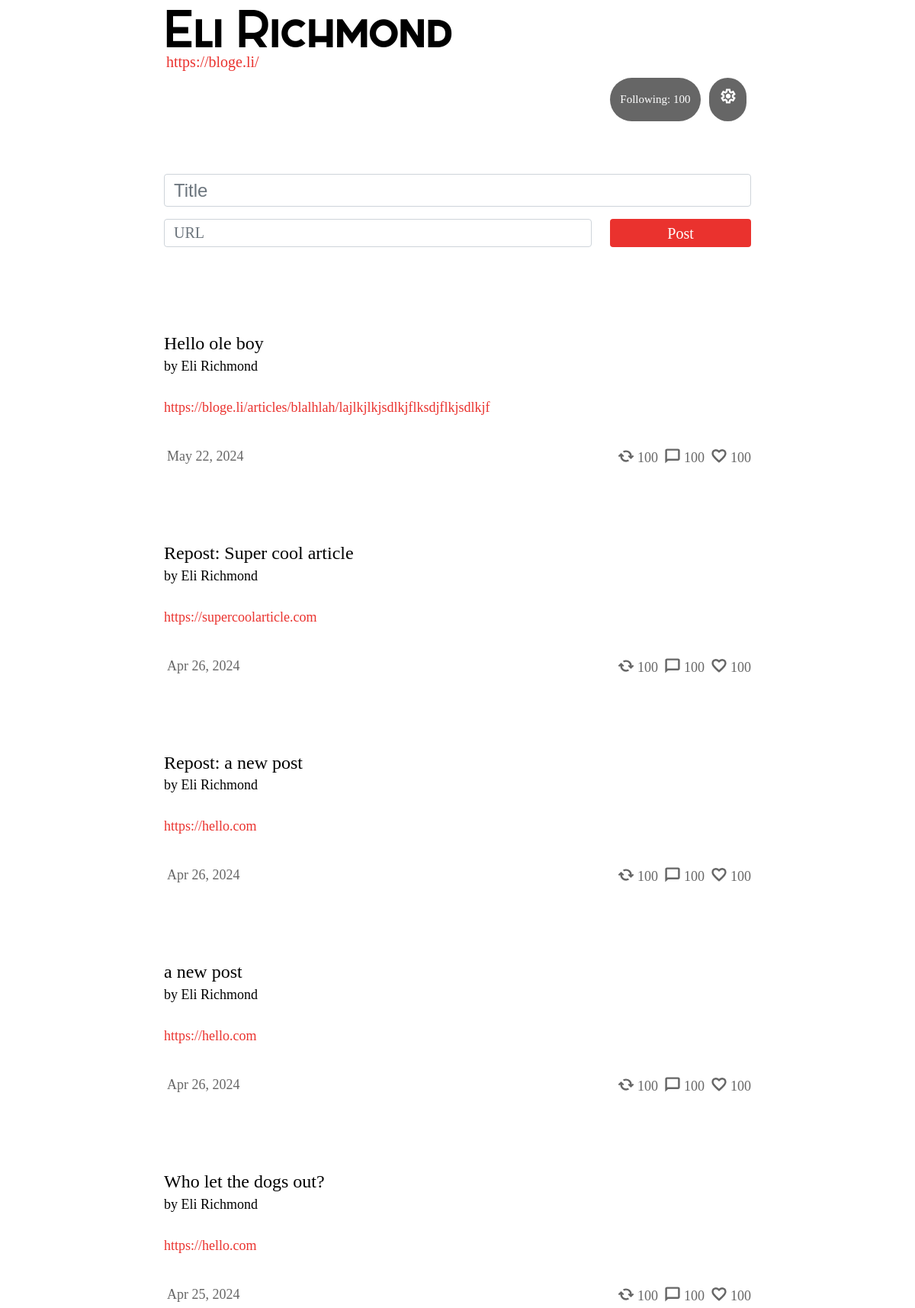
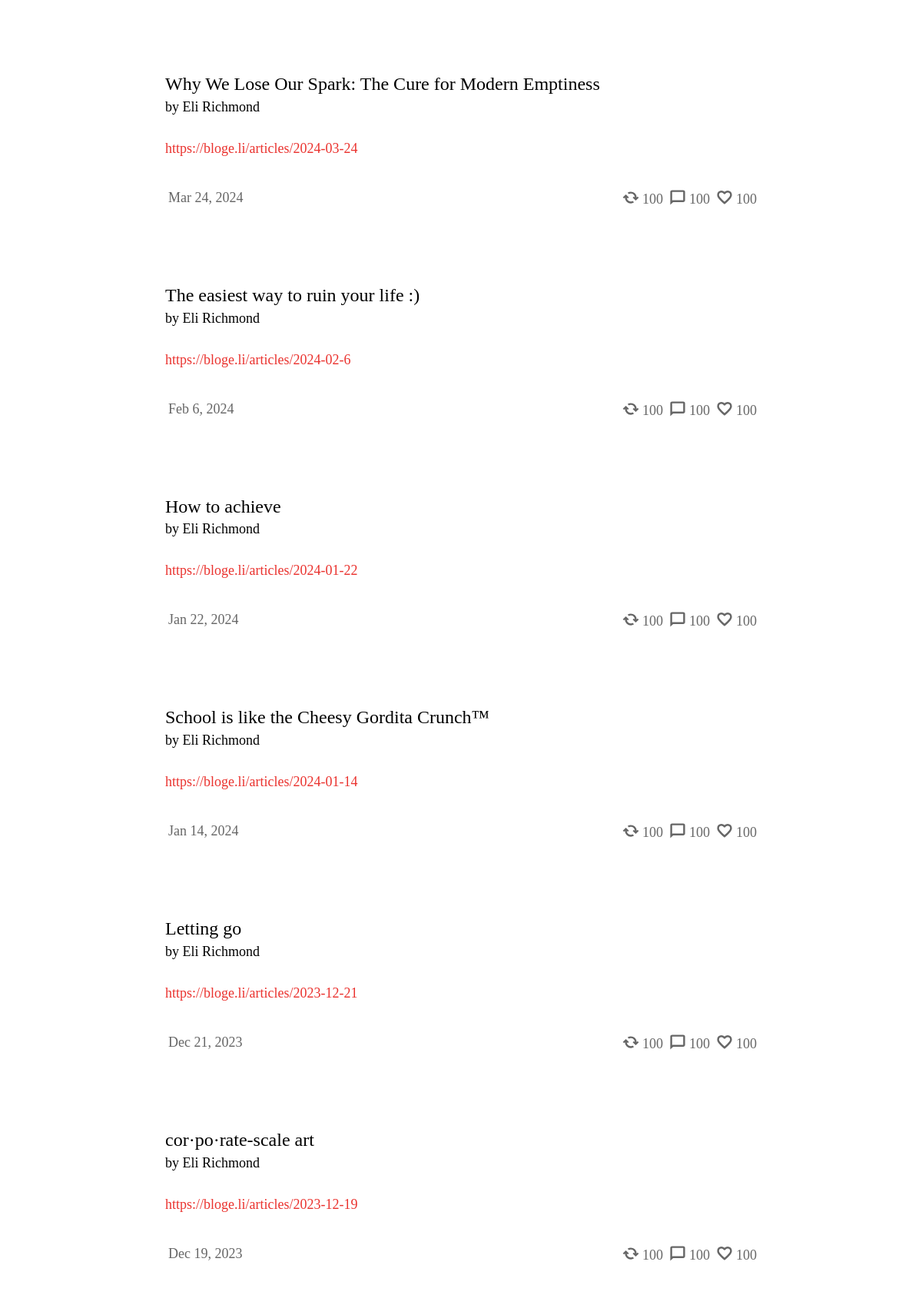
Screenshot of /Linkfeed/profile (signed in, upper part) with the database file from the repository (2 pictures, top to bottom).
### Linkfeed/models.py (models this page shows, shortened)
class Profile(models.Model):
    user = models.OneToOneField(User, on_delete=models.CASCADE)
    display_name = models.CharField(max_length=255, blank=True, null=True)
    follower = models.ManyToManyField(User, blank=True, related_name="follower_user")
    following = models.ManyToManyField(User, blank=True, related_name="following_user")

class AllowedDomain(models.Model):
    user = models.OneToOneField(User, on_delete=models.CASCADE)
    domain = models.URLField(blank=True, null=True)

class Post(models.Model):
    user = models.ForeignKey(User, on_delete=models.CASCADE, related_name="posts")
    title = models.CharField(blank=True, max_length=255)
    body = models.URLField(blank=True, null=True)
    likes = models.ManyToManyField(User, related_name="blog_posts")
    timestamp = models.DateTimeField(auto_now_add=False, null=True)
    is_rss_feed_post = models.BooleanField(default=False)
    is_imported_rss_feed_post = models.BooleanField(default=False)
    imported_rss_feed = models.ForeignKey(ImportedRSSFeed, on_delete=models.SET_NULL, null=True, blank=True, related_name="posts")
    repost_count = models.IntegerField(default=0)  # New field for repost count
    def total_likes(self):
        return self.likes.count()

class User(AbstractUser):
    pass

### Linkfeed/views.py (called while the page is built)
@login_required
@CSPDecorator
def current_user_profile(request):
    return profile(request, request.user.username)

def profile(request, username):
    user = User.objects.get(username=username)
    posts = Post.objects.filter(user=user)
    profile = Profile.objects.get(user=user)
    domain = AllowedDomain.objects.get(user=user)
    profile.link = domain.domain
    following = False
    if request.user.is_authenticated:
        if request.user in profile.follower.all():
            following = True
    posts = Post.objects.filter(
        Q(user=user) & Q(is_imported_rss_feed_post=False)
    ).annotate(total_comments=Count('comments')).order_by('-timestamp')
    for post in posts:
        post.liked = post.likes.filter(id=user.id).exists()
    return render(request, "Linkfeed/profile.html", {"posts": posts, "profile": profile, "following": following})

### Linkfeed/templates/Linkfeed/profile.html (shortened to what this page needs)
{% extends "Linkfeed/layouts.html" %}
{% load static %}
{% block body %}
<div class="container-fluid">
    <div class="row">
            <div class="col-12">
                <a class="mono truncate-text pl-0" id="profile-link" target="_blank" href="{{profile.link}}">{{profile.link}}</a>
            </div>
    </div>
    <div class="d-flex justify-content-end">
            <a class="button-circle"><span class="small white mono">Following: 100</span></a>
        <a class="button-circle"><img src="{% static 'Linkfeed/settings.svg' %}" class="svg"></a>
    </div>
</div>
<div id="posts" class="mt-5">
    <div class="">
        {% if profile.user.username == user.username %}
        <div class="container-fluid">
            <form class="mx-auto mb-0 pb-5 pt-3" id="create-post-form" method="post" action="{% url 'create_post' %}">
                <div class="post-title form-group">
                    <input type="text" id="title-input" class="form-control" name="title" placeholder="Title">
                </div>
                <div class="row">
                    <div class="col-9 pr-sm-4 pr-2">
                        <div class="post-body form-group">
                            <input type="url" id="body-input" class="form-control" name="body" placeholder="URL">
                        </div>
                    </div>
                    <div class="col-3 pl-0">
                        <button type="submit" class="btn red-button" id="create-post-button">Post</button>
                    </div>
                </div>
            </form>
        </div>
        {% endif %}
        {% for post in posts %}
            {% include 'Linkfeed/posts.html' %}
        {% endfor %}
    </div>
</div>
{% endblock %}

### Linkfeed/templates/Linkfeed/layouts.html (shortened to what this page needs)
{% load static %}
<html lang="en">
<head>
    <link href="{% static 'Linkfeed/bootstrap.css' %}" rel="stylesheet">
    <link href="{% static 'Linkfeed/style.css' %}" rel="stylesheet">
</head>
<body class="mx-auto">
    <div class="container-fluid px-3">
                    <div id="username-header" class="header truncate-text">
                    {% if request.resolver_match.url_name == 'current_user_profile' or request.resolver_match.url_name == 'profile' %}
                        <a href="{% url 'feed' profile.user.username %}">{{ profile.display_name }}</a>
                    {% elif request.resolver_match.url_name == 'current_user_feed' or request.resolver_match.url_name == 'feed' %}
                        <a href="{% url 'profile' profile.user.username %}">{{ profile.display_name }}</a>
                    {% elif request.resolver_match.url_name == 'post' %}
                        <a href="{% url 'profile' profile.user.username %}">{{ profile.display_name }}</a>
                    {% else %}
                        <a href="{% url 'landing' %}">Linkfeed</a>
                    {% endif %}
                    </div>
    </div>
    {% block body %}
    {% endblock %}
</body>
</html>

### Linkfeed/templates/Linkfeed/posts.html (shortened to what this page needs)
{% load static %}
<div class="container-fluid">
    <div class="post py-5 my-0">
        <a href="{{ post.body }}" target="_blank" class="wrapped-post-link">
            <div class="wrapped-post pb-0">
                <h4 class="mb-0" >{{ post.title }}</h4>
                <div class="mb-0">
                    {% if post.is_imported_rss_feed_post %}
                    <p id="posted-by-{{ post.id }}" class="mb-0 post-user truncate-text" style="cursor: pointer;"><span class="username-link" data-username="{{ post.user.username }}">RSS Feed ({{ post.imported_rss_feed.link|slice:"8:" }})</span></p>
                    {% elif not post.is_rss_feed_post or post.is_rss_feed_post %}
                            <p id="posted-by-{{ post.id }}" class="mb-0 post-user truncate-text" style="cursor: pointer;"><span class="username-link" data-username="{{ post.user.username }}">by {{ post.user.profile.display_name }}</span></p>
                    {% endif %}
                </div>
                <p class="post-body mt-4 pb-3">{{ post.body }}</p>
            </div>
        </a>
        <div class="mt-0 text-center d-flex justify-content-between align-items-center">
                <div class="d-flex mr-auto grey mono">
                    <p class="mt-0 mb-0 ml-1">{{ post.timestamp|date:"b j, Y"|capfirst }}</p>
                </div>
                <div class="d-flex mr-2 grey mono">
                    <img src="{% static 'Linkfeed/reshare.svg' %}" class="svg">
                    <p class="mt-1 mb-0 ml-1">100</p>
                </div>
                <div class="d-flex mr-2 grey mono">
                    <img src="{% static 'Linkfeed/comment.svg' %}" class="svg">
                    <p class="mt-1 mb-0 ml-1">100</p>
                </div>
                <div class="d-flex mr-0 grey mono">
                    <img src="{% static 'Linkfeed/like.svg' %}" class="svg">
                    <p class="mt-1 mb-0 ml-1">100</p>
                </div>
            </div>
    </div>
</div>

### Linkfeed/static/Linkfeed/style.css (style rules this page uses)
html { scroll-behavior: smooth; }
body { max-width:40em; margin:0 auto; font-family: Rich-Georgia, 'Times New Roman', Times, serif, sans-serif; font-size:20px; line-height:30px; background-color:#fff; color:#000; font-weight: 300; overflow-y:scroll; overflow-x: hidden; }
p { font-size: 18px; }
h1,h2,h3,h4,dt,dl#tweetlist dt,footer,label,#commentlist ol li cite,div.blogparent,input[type="submit"] { font-family: Nexa; font-weight:normal; font-style:normal; text-align:left; }
.mono { font-family: mono; }
.grey { color:#666; }
.white { color: white; }
.small { font-size: .75em; }
a { color: #EA322E; max-width: 100vw; }
#profile-link { margin-left: 3px; }
.red-button { background-color: #EA322E; color: white; font-size: 20px; }
.button-circle { border-radius: 50px; padding: .85rem; border: none; margin: .35rem; background-color: #666; }
.header { font-family: Sabado, sans-serif; font-size: 3.5em; padding-bottom: 15px; padding-top: 5px; margin-bottom: 0px; margin-top: 10px; line-height: 80%; border-radius: .25rem; }
#username-header a { color:#000; text-decoration-thickness: 2px; }
#username-header { line-height: .8em; padding: 0; }
.truncate-text { max-width: 100%; display: inline-block; white-space: nowrap; overflow: hidden; text-overflow: ellipsis; }
#create-post-form { width: 100%; }
#title-input { font-size: 1.5rem; height: calc(1.5em + .3rem + 2px); line-height: 100%; }
#body-input { font-size: 20px; height: calc(1.5em + .3rem + 2px); line-height: 100%; }
#create-post-button { width: 100%; height: calc(1.5em + .3rem + 2px); line-height: 100%; }
#posts { width: 100%; background-color: none; }
.post-body, .post-title, .profile-link { word-wrap: break-word; overflow-wrap: break-word; }
.wrapped-post-link { position: relative; z-index: 1; color: black; }
.post-title { font-family: Nexa, sans-serif; }
.post-user { padding: 0; margin: 0; }
.post-body { z-index: 5; color:#EA322E; }
.svg { width: 22px; }

### rows the page displays
Profile: display_name "Eli Richmond", link "https://bloge.li/"
Post: title "Hello ole boy", user.profile.display_name "Eli Richmond", body "https://bloge.li/articles/blalhlah/lajlkjlkjsdlkjflksdjflkjsdlkjf", timestamp "May 22, 2024"
Post: title "Repost: Super cool article", user.profile.display_name "Eli Richmond", body "https://supercoolarticle.com", timestamp "Apr 26, 2024"
Post: title "Repost: a new post", user.profile.display_name "Eli Richmond", body "https://hello.com", timestamp "Apr 26, 2024"
Post: title "a new post", user.profile.display_name "Eli Richmond", body "https://hello.com", timestamp "Apr 26, 2024"
Post: title "Who let the dogs out?", user.profile.display_name "Eli Richmond", body "https://hello.com", timestamp "Apr 25, 2024"
Post: title "Why We Lose Our Spark: The Cure for Modern Emptiness", user.profile.display_name "Eli Richmond", body "https://bloge.li/articles/2024-03-24", timestamp "Mar 24, 2024"
Post: title "The easiest way to ruin your life :)", user.profile.display_name "Eli Richmond", body "https://bloge.li/articles/2024-02-6", timestamp "Feb 6, 2024"
Post: title "How to achieve", user.profile.display_name "Eli Richmond", body "https://bloge.li/articles/2024-01-22", timestamp "Jan 22, 2024"
Post: title "School is like the Cheesy Gordita Crunch™", user.profile.display_name "Eli Richmond", body "https://bloge.li/articles/2024-01-14", timestamp "Jan 14, 2024"
Post: title "Letting go", user.profile.display_name "Eli Richmond", body "https://bloge.li/articles/2023-12-21", timestamp "Dec 21, 2023"
Post: title "cor·po·rate-scale art", user.profile.display_name "Eli Richmond", body "https://bloge.li/articles/2023-12-19", timestamp "Dec 19, 2023"
